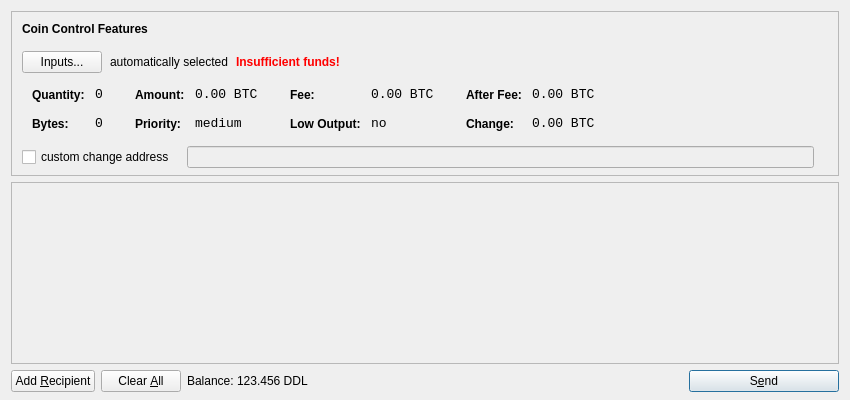
<?xml version="1.0" encoding="UTF-8"?>
<ui version="4.0">
 <class>SendCoinsDialog</class>
 <widget class="QDialog" name="SendCoinsDialog">
  <property name="geometry">
   <rect>
    <x>0</x>
    <y>0</y>
    <width>850</width>
    <height>400</height>
   </rect>
  </property>
  <property name="windowTitle">
   <string>Send Coins</string>
  </property>
  <layout class="QVBoxLayout" name="verticalLayout" stretch="0,1,0">
   <property name="bottomMargin">
    <number>8</number>
   </property>
   <item>
    <widget class="QFrame" name="frameCoinControl">
     <property name="sizePolicy">
      <sizepolicy hsizetype="Expanding" vsizetype="Expanding">
       <horstretch>0</horstretch>
       <verstretch>0</verstretch>
      </sizepolicy>
     </property>
     <property name="maximumSize">
      <size>
       <width>16777215</width>
       <height>16777215</height>
      </size>
     </property>
     <property name="frameShape">
      <enum>QFrame::StyledPanel</enum>
     </property>
     <property name="frameShadow">
      <enum>QFrame::Sunken</enum>
     </property>
     <layout class="QVBoxLayout" name="verticalLayoutCoinControl2">
      <property name="spacing">
       <number>-1</number>
      </property>
      <property name="leftMargin">
       <number>0</number>
      </property>
      <property name="topMargin">
       <number>0</number>
      </property>
      <property name="rightMargin">
       <number>0</number>
      </property>
      <property name="bottomMargin">
       <number>6</number>
      </property>
      <item>
       <layout class="QVBoxLayout" name="verticalLayoutCoinControl" stretch="0,0,0,0,1">
        <property name="spacing">
         <number>0</number>
        </property>
        <property name="leftMargin">
         <number>10</number>
        </property>
        <property name="topMargin">
         <number>10</number>
        </property>
        <item>
         <layout class="QHBoxLayout" name="horizontalLayoutCoinControl1">
          <property name="bottomMargin">
           <number>15</number>
          </property>
          <item>
           <widget class="QLabel" name="labelCoinControlFeatures">
            <property name="sizePolicy">
             <sizepolicy hsizetype="Preferred" vsizetype="Maximum">
              <horstretch>0</horstretch>
              <verstretch>0</verstretch>
             </sizepolicy>
            </property>
            <property name="font">
             <font>
              <weight>75</weight>
              <bold>true</bold>
             </font>
            </property>
            <property name="styleSheet">
             <string notr="true">font-weight:bold;</string>
            </property>
            <property name="text">
             <string>Coin Control Features</string>
            </property>
           </widget>
          </item>
         </layout>
        </item>
        <item>
         <layout class="QHBoxLayout" name="horizontalLayoutCoinControl2" stretch="0,0,0,0">
          <property name="spacing">
           <number>8</number>
          </property>
          <property name="bottomMargin">
           <number>10</number>
          </property>
          <item>
           <widget class="QPushButton" name="pushButtonCoinControl">
            <property name="styleSheet">
             <string notr="true"/>
            </property>
            <property name="text">
             <string>Inputs...</string>
            </property>
           </widget>
          </item>
          <item>
           <widget class="QLabel" name="labelCoinControlAutomaticallySelected">
            <property name="text">
             <string>automatically selected</string>
            </property>
            <property name="margin">
             <number>5</number>
            </property>
           </widget>
          </item>
          <item>
           <widget class="QLabel" name="labelCoinControlInsuffFunds">
            <property name="font">
             <font>
              <weight>75</weight>
              <bold>true</bold>
             </font>
            </property>
            <property name="styleSheet">
             <string notr="true">color:red;font-weight:bold;</string>
            </property>
            <property name="text">
             <string>Insufficient funds!</string>
            </property>
            <property name="margin">
             <number>5</number>
            </property>
           </widget>
          </item>
          <item>
           <spacer name="horizontalSpacerCoinControl">
            <property name="orientation">
             <enum>Qt::Horizontal</enum>
            </property>
            <property name="sizeHint" stdset="0">
             <size>
              <width>40</width>
              <height>1</height>
             </size>
            </property>
           </spacer>
          </item>
         </layout>
        </item>
        <item>
         <widget class="QWidget" name="widgetCoinControl" native="true">
          <property name="sizePolicy">
           <sizepolicy hsizetype="Preferred" vsizetype="Preferred">
            <horstretch>0</horstretch>
            <verstretch>0</verstretch>
           </sizepolicy>
          </property>
          <property name="minimumSize">
           <size>
            <width>0</width>
            <height>0</height>
           </size>
          </property>
          <property name="styleSheet">
           <string notr="true"/>
          </property>
          <layout class="QHBoxLayout" name="horizontalLayoutCoinControl5">
           <property name="margin">
            <number>0</number>
           </property>
           <item>
            <layout class="QHBoxLayout" name="horizontalLayoutCoinControl3" stretch="0,0,0,1">
             <property name="spacing">
              <number>20</number>
             </property>
             <property name="topMargin">
              <number>0</number>
             </property>
             <property name="bottomMargin">
              <number>10</number>
             </property>
             <item>
              <layout class="QFormLayout" name="formLayoutCoinControl1">
               <property name="horizontalSpacing">
                <number>10</number>
               </property>
               <property name="verticalSpacing">
                <number>14</number>
               </property>
               <property name="leftMargin">
                <number>10</number>
               </property>
               <property name="topMargin">
                <number>4</number>
               </property>
               <property name="rightMargin">
                <number>6</number>
               </property>
               <item row="0" column="0">
                <widget class="QLabel" name="labelCoinControlQuantityText">
                 <property name="styleSheet">
                  <string notr="true">font-weight:bold;</string>
                 </property>
                 <property name="text">
                  <string>Quantity:</string>
                 </property>
                 <property name="margin">
                  <number>0</number>
                 </property>
                </widget>
               </item>
               <item row="0" column="1">
                <widget class="QLabel" name="labelCoinControlQuantity">
                 <property name="font">
                  <font>
                   <family>Monospace</family>
                   <pointsize>10</pointsize>
                  </font>
                 </property>
                 <property name="cursor">
                  <cursorShape>IBeamCursor</cursorShape>
                 </property>
                 <property name="contextMenuPolicy">
                  <enum>Qt::ActionsContextMenu</enum>
                 </property>
                 <property name="text">
                  <string notr="true">0</string>
                 </property>
                 <property name="margin">
                  <number>0</number>
                 </property>
                 <property name="textInteractionFlags">
                  <set>Qt::LinksAccessibleByMouse|Qt::TextSelectableByKeyboard|Qt::TextSelectableByMouse</set>
                 </property>
                </widget>
               </item>
               <item row="1" column="0">
                <widget class="QLabel" name="labelCoinControlBytesText">
                 <property name="styleSheet">
                  <string notr="true">font-weight:bold;</string>
                 </property>
                 <property name="text">
                  <string>Bytes:</string>
                 </property>
                </widget>
               </item>
               <item row="1" column="1">
                <widget class="QLabel" name="labelCoinControlBytes">
                 <property name="font">
                  <font>
                   <family>Monospace</family>
                   <pointsize>10</pointsize>
                  </font>
                 </property>
                 <property name="cursor">
                  <cursorShape>IBeamCursor</cursorShape>
                 </property>
                 <property name="contextMenuPolicy">
                  <enum>Qt::ActionsContextMenu</enum>
                 </property>
                 <property name="text">
                  <string notr="true">0</string>
                 </property>
                 <property name="textInteractionFlags">
                  <set>Qt::LinksAccessibleByMouse|Qt::TextSelectableByKeyboard|Qt::TextSelectableByMouse</set>
                 </property>
                </widget>
               </item>
              </layout>
             </item>
             <item>
              <layout class="QFormLayout" name="formLayoutCoinControl2">
               <property name="horizontalSpacing">
                <number>10</number>
               </property>
               <property name="verticalSpacing">
                <number>14</number>
               </property>
               <property name="leftMargin">
                <number>6</number>
               </property>
               <property name="topMargin">
                <number>4</number>
               </property>
               <property name="rightMargin">
                <number>6</number>
               </property>
               <item row="0" column="0">
                <widget class="QLabel" name="labelCoinControlAmountText">
                 <property name="styleSheet">
                  <string notr="true">font-weight:bold;</string>
                 </property>
                 <property name="text">
                  <string>Amount:</string>
                 </property>
                 <property name="margin">
                  <number>0</number>
                 </property>
                </widget>
               </item>
               <item row="0" column="1">
                <widget class="QLabel" name="labelCoinControlAmount">
                 <property name="font">
                  <font>
                   <family>Monospace</family>
                   <pointsize>10</pointsize>
                  </font>
                 </property>
                 <property name="cursor">
                  <cursorShape>IBeamCursor</cursorShape>
                 </property>
                 <property name="contextMenuPolicy">
                  <enum>Qt::ActionsContextMenu</enum>
                 </property>
                 <property name="text">
                  <string notr="true">0.00 BTC</string>
                 </property>
                 <property name="textInteractionFlags">
                  <set>Qt::LinksAccessibleByMouse|Qt::TextSelectableByKeyboard|Qt::TextSelectableByMouse</set>
                 </property>
                </widget>
               </item>
               <item row="1" column="0">
                <widget class="QLabel" name="labelCoinControlPriorityText">
                 <property name="styleSheet">
                  <string notr="true">font-weight:bold;</string>
                 </property>
                 <property name="text">
                  <string>Priority:</string>
                 </property>
                </widget>
               </item>
               <item row="1" column="1">
                <widget class="QLabel" name="labelCoinControlPriority">
                 <property name="font">
                  <font>
                   <family>Monospace</family>
                   <pointsize>10</pointsize>
                  </font>
                 </property>
                 <property name="cursor">
                  <cursorShape>IBeamCursor</cursorShape>
                 </property>
                 <property name="contextMenuPolicy">
                  <enum>Qt::ActionsContextMenu</enum>
                 </property>
                 <property name="text">
                  <string>medium</string>
                 </property>
                 <property name="textInteractionFlags">
                  <set>Qt::LinksAccessibleByMouse|Qt::TextSelectableByKeyboard|Qt::TextSelectableByMouse</set>
                 </property>
                </widget>
               </item>
              </layout>
             </item>
             <item>
              <layout class="QFormLayout" name="formLayoutCoinControl3">
               <property name="horizontalSpacing">
                <number>10</number>
               </property>
               <property name="verticalSpacing">
                <number>14</number>
               </property>
               <property name="leftMargin">
                <number>6</number>
               </property>
               <property name="topMargin">
                <number>4</number>
               </property>
               <property name="rightMargin">
                <number>6</number>
               </property>
               <item row="0" column="0">
                <widget class="QLabel" name="labelCoinControlFeeText">
                 <property name="styleSheet">
                  <string notr="true">font-weight:bold;</string>
                 </property>
                 <property name="text">
                  <string>Fee:</string>
                 </property>
                 <property name="margin">
                  <number>0</number>
                 </property>
                </widget>
               </item>
               <item row="0" column="1">
                <widget class="QLabel" name="labelCoinControlFee">
                 <property name="font">
                  <font>
                   <family>Monospace</family>
                   <pointsize>10</pointsize>
                  </font>
                 </property>
                 <property name="cursor">
                  <cursorShape>IBeamCursor</cursorShape>
                 </property>
                 <property name="contextMenuPolicy">
                  <enum>Qt::ActionsContextMenu</enum>
                 </property>
                 <property name="text">
                  <string notr="true">0.00 BTC</string>
                 </property>
                 <property name="textInteractionFlags">
                  <set>Qt::LinksAccessibleByMouse|Qt::TextSelectableByKeyboard|Qt::TextSelectableByMouse</set>
                 </property>
                </widget>
               </item>
               <item row="1" column="0">
                <widget class="QLabel" name="labelCoinControlLowOutputText">
                 <property name="styleSheet">
                  <string notr="true">font-weight:bold;</string>
                 </property>
                 <property name="text">
                  <string>Low Output:</string>
                 </property>
                </widget>
               </item>
               <item row="1" column="1">
                <widget class="QLabel" name="labelCoinControlLowOutput">
                 <property name="font">
                  <font>
                   <family>Monospace</family>
                   <pointsize>10</pointsize>
                  </font>
                 </property>
                 <property name="cursor">
                  <cursorShape>IBeamCursor</cursorShape>
                 </property>
                 <property name="contextMenuPolicy">
                  <enum>Qt::ActionsContextMenu</enum>
                 </property>
                 <property name="text">
                  <string>no</string>
                 </property>
                 <property name="textInteractionFlags">
                  <set>Qt::LinksAccessibleByMouse|Qt::TextSelectableByKeyboard|Qt::TextSelectableByMouse</set>
                 </property>
                </widget>
               </item>
              </layout>
             </item>
             <item>
              <layout class="QFormLayout" name="formLayoutCoinControl4">
               <property name="horizontalSpacing">
                <number>10</number>
               </property>
               <property name="verticalSpacing">
                <number>14</number>
               </property>
               <property name="leftMargin">
                <number>6</number>
               </property>
               <property name="topMargin">
                <number>4</number>
               </property>
               <property name="rightMargin">
                <number>6</number>
               </property>
               <item row="0" column="0">
                <widget class="QLabel" name="labelCoinControlAfterFeeText">
                 <property name="styleSheet">
                  <string notr="true">font-weight:bold;</string>
                 </property>
                 <property name="text">
                  <string>After Fee:</string>
                 </property>
                 <property name="margin">
                  <number>0</number>
                 </property>
                </widget>
               </item>
               <item row="0" column="1">
                <widget class="QLabel" name="labelCoinControlAfterFee">
                 <property name="font">
                  <font>
                   <family>Monospace</family>
                   <pointsize>10</pointsize>
                  </font>
                 </property>
                 <property name="cursor">
                  <cursorShape>IBeamCursor</cursorShape>
                 </property>
                 <property name="contextMenuPolicy">
                  <enum>Qt::ActionsContextMenu</enum>
                 </property>
                 <property name="text">
                  <string notr="true">0.00 BTC</string>
                 </property>
                 <property name="textInteractionFlags">
                  <set>Qt::LinksAccessibleByMouse|Qt::TextSelectableByKeyboard|Qt::TextSelectableByMouse</set>
                 </property>
                </widget>
               </item>
               <item row="1" column="0">
                <widget class="QLabel" name="labelCoinControlChangeText">
                 <property name="styleSheet">
                  <string notr="true">font-weight:bold;</string>
                 </property>
                 <property name="text">
                  <string>Change:</string>
                 </property>
                </widget>
               </item>
               <item row="1" column="1">
                <widget class="QLabel" name="labelCoinControlChange">
                 <property name="font">
                  <font>
                   <family>Monospace</family>
                   <pointsize>10</pointsize>
                  </font>
                 </property>
                 <property name="cursor">
                  <cursorShape>IBeamCursor</cursorShape>
                 </property>
                 <property name="contextMenuPolicy">
                  <enum>Qt::ActionsContextMenu</enum>
                 </property>
                 <property name="text">
                  <string notr="true">0.00 BTC</string>
                 </property>
                 <property name="textInteractionFlags">
                  <set>Qt::LinksAccessibleByMouse|Qt::TextSelectableByKeyboard|Qt::TextSelectableByMouse</set>
                 </property>
                </widget>
               </item>
              </layout>
             </item>
            </layout>
           </item>
          </layout>
         </widget>
        </item>
        <item>
         <layout class="QHBoxLayout" name="horizontalLayoutCoinControl4" stretch="0,0,0">
          <property name="spacing">
           <number>12</number>
          </property>
          <property name="sizeConstraint">
           <enum>QLayout::SetDefaultConstraint</enum>
          </property>
          <property name="topMargin">
           <number>5</number>
          </property>
          <property name="rightMargin">
           <number>5</number>
          </property>
          <item>
           <widget class="QCheckBox" name="checkBoxCoinControlChange">
            <property name="text">
             <string>custom change address</string>
            </property>
           </widget>
          </item>
          <item>
           <widget class="QLineEdit" name="lineEditCoinControlChange">
            <property name="enabled">
             <bool>false</bool>
            </property>
            <property name="sizePolicy">
             <sizepolicy hsizetype="Expanding" vsizetype="Fixed">
              <horstretch>0</horstretch>
              <verstretch>0</verstretch>
             </sizepolicy>
            </property>
           </widget>
          </item>
          <item>
           <widget class="QLabel" name="labelCoinControlChangeLabel">
            <property name="sizePolicy">
             <sizepolicy hsizetype="Preferred" vsizetype="Expanding">
              <horstretch>0</horstretch>
              <verstretch>0</verstretch>
             </sizepolicy>
            </property>
            <property name="minimumSize">
             <size>
              <width>0</width>
              <height>0</height>
             </size>
            </property>
            <property name="text">
             <string/>
            </property>
            <property name="margin">
             <number>3</number>
            </property>
           </widget>
          </item>
         </layout>
        </item>
        <item>
         <spacer name="verticalSpacerCoinControl">
          <property name="orientation">
           <enum>Qt::Vertical</enum>
          </property>
          <property name="sizeHint" stdset="0">
           <size>
            <width>800</width>
            <height>1</height>
           </size>
          </property>
         </spacer>
        </item>
       </layout>
      </item>
     </layout>
    </widget>
   </item>
   <item>
    <widget class="QScrollArea" name="scrollArea">
     <property name="widgetResizable">
      <bool>true</bool>
     </property>
     <widget class="QWidget" name="scrollAreaWidgetContents">
      <property name="geometry">
       <rect>
        <x>0</x>
        <y>0</y>
        <width>830</width>
        <height>165</height>
       </rect>
      </property>
      <layout class="QVBoxLayout" name="verticalLayout_2">
       <property name="margin">
        <number>0</number>
       </property>
       <item>
        <layout class="QVBoxLayout" name="entries">
         <property name="spacing">
          <number>6</number>
         </property>
        </layout>
       </item>
       <item>
        <spacer name="verticalSpacer">
         <property name="orientation">
          <enum>Qt::Vertical</enum>
         </property>
         <property name="sizeHint" stdset="0">
          <size>
           <width>20</width>
           <height>40</height>
          </size>
         </property>
        </spacer>
       </item>
      </layout>
     </widget>
    </widget>
   </item>
   <item>
    <layout class="QHBoxLayout" name="horizontalLayout">
     <item>
      <widget class="QPushButton" name="addButton">
       <property name="toolTip">
        <string>Send to multiple recipients at once</string>
       </property>
       <property name="text">
        <string>Add &amp;Recipient</string>
       </property>
       <property name="icon">
        <iconset resource="../bitcoin.qrc">
         <normaloff>:/icons/add</normaloff>:/icons/add</iconset>
       </property>
       <property name="autoDefault">
        <bool>false</bool>
       </property>
      </widget>
     </item>
     <item>
      <widget class="QPushButton" name="clearButton">
       <property name="sizePolicy">
        <sizepolicy hsizetype="Minimum" vsizetype="Fixed">
         <horstretch>0</horstretch>
         <verstretch>0</verstretch>
        </sizepolicy>
       </property>
       <property name="toolTip">
        <string>Remove all transaction fields</string>
       </property>
       <property name="text">
        <string>Clear &amp;All</string>
       </property>
       <property name="icon">
        <iconset resource="../bitcoin.qrc">
         <normaloff>:/icons/remove</normaloff>:/icons/remove</iconset>
       </property>
       <property name="autoRepeatDelay">
        <number>300</number>
       </property>
       <property name="autoDefault">
        <bool>false</bool>
       </property>
      </widget>
     </item>
     <item>
      <layout class="QHBoxLayout" name="horizontalLayout_2">
       <property name="spacing">
        <number>3</number>
       </property>
       <item>
        <widget class="QLabel" name="label">
         <property name="text">
          <string>Balance:</string>
         </property>
        </widget>
       </item>
       <item>
        <widget class="QLabel" name="labelBalance">
         <property name="cursor">
          <cursorShape>IBeamCursor</cursorShape>
         </property>
         <property name="text">
          <string>123.456 DDL</string>
         </property>
         <property name="textInteractionFlags">
          <set>Qt::LinksAccessibleByMouse|Qt::TextSelectableByKeyboard|Qt::TextSelectableByMouse</set>
         </property>
        </widget>
       </item>
      </layout>
     </item>
     <item>
      <spacer name="horizontalSpacer">
       <property name="orientation">
        <enum>Qt::Horizontal</enum>
       </property>
       <property name="sizeHint" stdset="0">
        <size>
         <width>40</width>
         <height>20</height>
        </size>
       </property>
      </spacer>
     </item>
     <item>
      <widget class="QPushButton" name="sendButton">
       <property name="minimumSize">
        <size>
         <width>150</width>
         <height>0</height>
        </size>
       </property>
       <property name="toolTip">
        <string>Confirm the send action</string>
       </property>
       <property name="text">
        <string>S&amp;end</string>
       </property>
       <property name="icon">
        <iconset resource="../bitcoin.qrc">
         <normaloff>:/icons/send</normaloff>:/icons/send</iconset>
       </property>
       <property name="default">
        <bool>true</bool>
       </property>
      </widget>
     </item>
    </layout>
   </item>
  </layout>
 </widget>
 <resources>
  <include location="../bitcoin.qrc"/>
 </resources>
 <connections/>
</ui>
